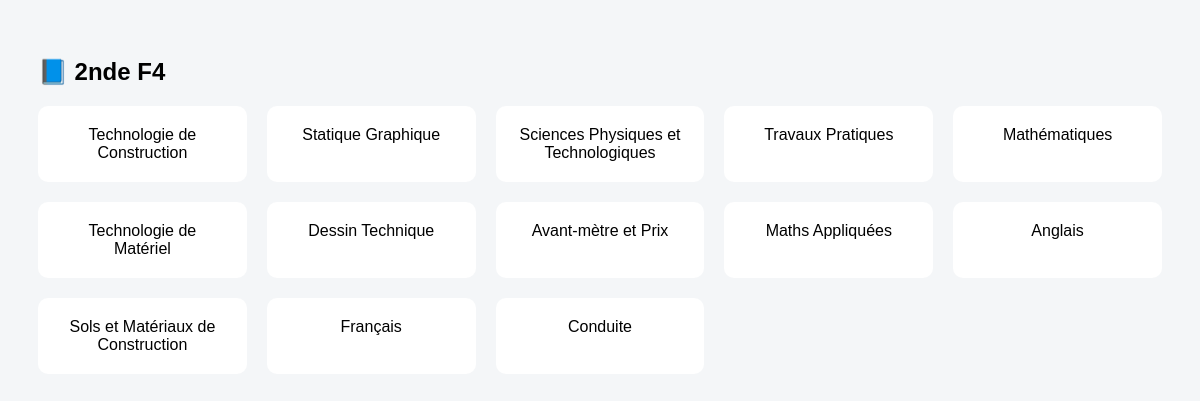
The page /Ecole/b.php?classe_id=6 on the database its author committed.
### tables this page shows
CREATE TABLE `classes` (
  `id` int(11) NOT NULL,
  `nom_classe` varchar(20) NOT NULL
);

CREATE TABLE `matieres` (
  `id` int(11) NOT NULL,
  `nom_matiere` varchar(50) DEFAULT NULL,
  `coefficient` int(11) DEFAULT 1
);

### Ecole/b.php (the view, shortened to what this page needs)
<?php
require_once 'config/database.php';
$classe_id = (int)($_GET['classe_id'] ?? 0);
$classe = $pdo->prepare("SELECT nom_classe FROM classes WHERE id=?");
$classe->execute([$classe_id]);
$classe = $classe->fetch();
$sql = "
SELECT DISTINCT m.id, m.nom_matiere
FROM matieres m
JOIN notes n ON n.matiere_id = m.id
JOIN eleves e ON e.id = n.eleve_id
WHERE e.classe_id = ?
";
$stmt = $pdo->prepare($sql);
$stmt->execute([$classe_id]);
$matieres = $stmt->fetchAll(PDO::FETCH_ASSOC);
?>
<!DOCTYPE html>
<html lang="fr">
<head>
</head>
<body>
    <h2>📘 <?= htmlspecialchars($classe['nom_classe']) ?></h2>
    <div class="grid">
        <?php foreach ($matieres as $m): ?>
        <div class="card" onclick="loadNotes(<?= $m['id'] ?>)">
            <?= htmlspecialchars($m['nom_matiere']) ?>
        </div>
        <?php endforeach; ?>
    </div>
</body>
</html>

### Ecole/b.php (style rules this page uses)
body { font-family: Arial; background: #f4f6f8; padding: 30px }
.grid { display: grid; grid-template-columns: repeat(auto-fill, minmax(200px, 1fr)); gap: 20px }
.card { background: white; padding: 20px; border-radius: 10px; cursor: pointer; text-align: center }

### rows shown on the page
classes: nom_classe "2nde F4"
matieres: nom_matiere "Technologie de Construction"
matieres: nom_matiere "Statique Graphique"
matieres: nom_matiere "Sciences Physiques et Technologiques"
matieres: nom_matiere "Travaux Pratiques"
matieres: nom_matiere "Mathématiques"
matieres: nom_matiere "Technologie de Matériel"
matieres: nom_matiere "Dessin Technique"
matieres: nom_matiere "Avant-mètre et Prix"
matieres: nom_matiere "Maths Appliquées"
matieres: nom_matiere "Anglais"
matieres: nom_matiere "Sols et Matériaux de Construction"
matieres: nom_matiere "Français"
matieres: nom_matiere "Conduite"
